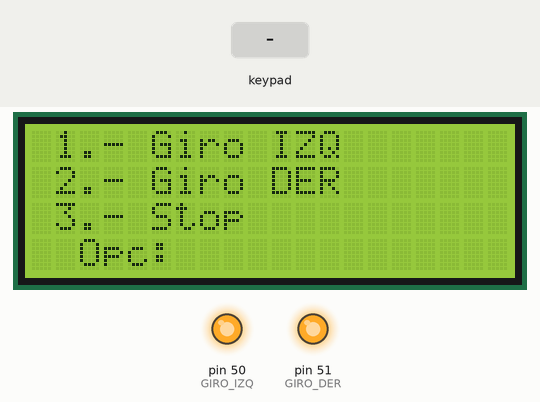
Bench run of a sketch on a simulated Arduino Mega 2560, built with avr-gcc and run on an emulated ATmega2560. Shown: 20×4 character LCD, output pins drawn as LEDs (lit = HIGH). Inputs (shaded band) come from the test bench.

Above: at 1.2 s.
1.3 s: keypad keys 9 8 7 6 pressed 0.4 s apart
At 3.3 s:
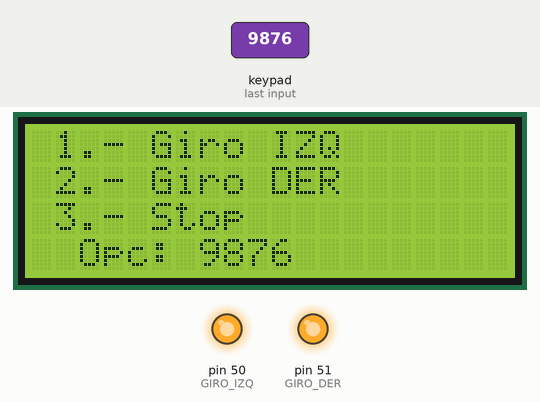
4.4 s: key '1' pressed
5.9 s: key '4' pressed
At 6.8 s:
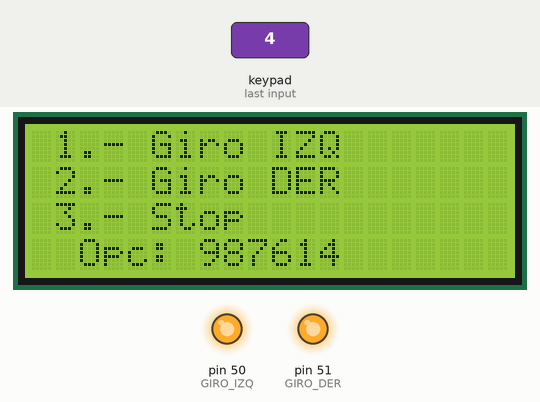
7.4 s: keypad keys 9 8 7 6 # pressed 0.4 s apart
At 8.83 s:
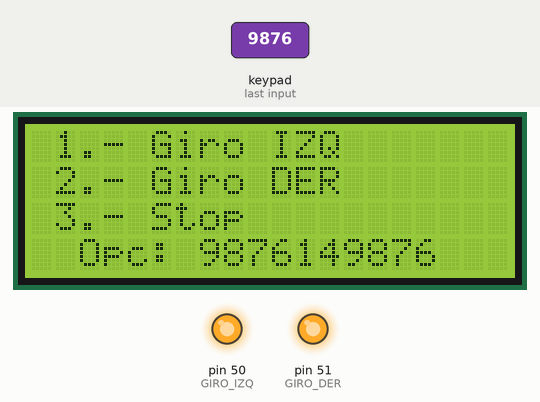
Timing chart, 0 to 10.4 s (numbered marks = the images above; inputs shaded):
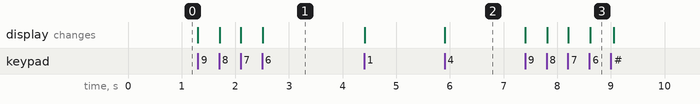

Measured:
- after the input at 1.3 s, the display: first changes at once (image 1 shows a later state)
- after the input at 5.9 s, the display: changes at once (image 2)
- after the input at 7.4 s, the display: first changes at once (image 3 shows a later state)

The sketch:

P4.ino
```cpp
#include <Keypad.h>
#include <LiquidCrystal_I2C.h>
#define GIRO_IZQ 50
#define GIRO_DER 51

LiquidCrystal_I2C lcd(0x27, 20, 4);
typedef unsigned short us;

char keys_p[4][4]
{
   {'1','4','7','*'},
   {'2','5','8','0'},
   {'3','6','9','#'},
   {'A','B','C','D'}
};

byte pin_f[4] = {9, 8, 7, 6};
byte pin_c[4] = {5, 4, 3, 2};

//mapeo del teclado
Keypad TecHex = Keypad(makeKeymap (keys_p), pin_f, pin_c, 4, 4);
bool State = LOW;

void show (const char* str, int CoorX = 0, int CoorY = 0) {
  //coordenadas para inicializar el cursor
    if (CoorX >= 0 && CoorY >= 0)
        lcd.setCursor(CoorX, CoorY);
    //imprime la string
    lcd.print(str);
}

void setup(){
    lcd.init();
    lcd.backlight();
    pinMode(GIRO_DER, OUTPUT);
    pinMode(GIRO_IZQ, OUTPUT);
    digitalWrite(GIRO_DER, HIGH);
    digitalWrite(GIRO_IZQ, HIGH);
}

void loop(){
    us Opc = 0;
    while(Opc < 1 || Opc > 3)
    {
        show("1.- Giro IZQ ", 1, 0);
        show("2.- Giro DER ", 1, 1);
        show("3.- Stop", 1, 2);
        show(" Opc: ", 1, 3);
        Opc = enter();
    }
    if(Opc == 3)
    {
        digitalWrite(GIRO_DER, State);
        delay(10);
        digitalWrite(GIRO_IZQ, State);
    }
    else
    {
        State = (Opc == 1)? LOW : HIGH;
        digitalWrite(GIRO_DER, !State);
        delay(10);
        digitalWrite(GIRO_IZQ,  State);
    }
    delay(10);
}

us enter(){
  int value = 0, temp = 0;
  char c = '\0';
  c = TecHex.getKey();

  while( c =='\0' || c < 58 ||c > 47)
  {
     delay(1);
     c = TecHex.getKey();
     if( c !='\0' && c < 58 && c > 47){
        lcd.print(c);
        temp = String(c).toInt(); //se le resta a c el valor ascii de 48 --> '0'
        value = (value * 10) + temp;
     }
     if(c == '#')
        break;
  }

  lcd.clear();
  return value;
}
```
